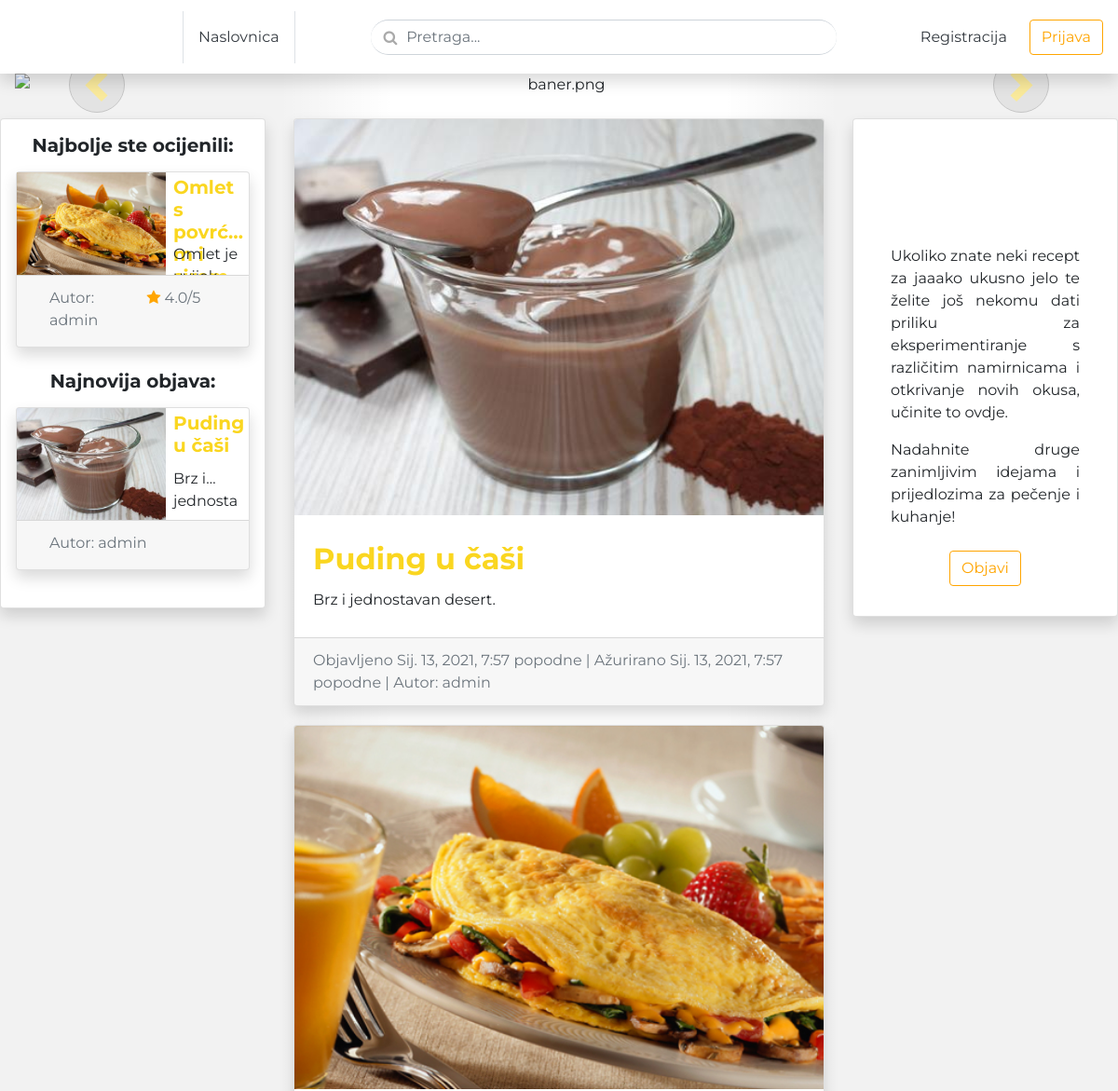
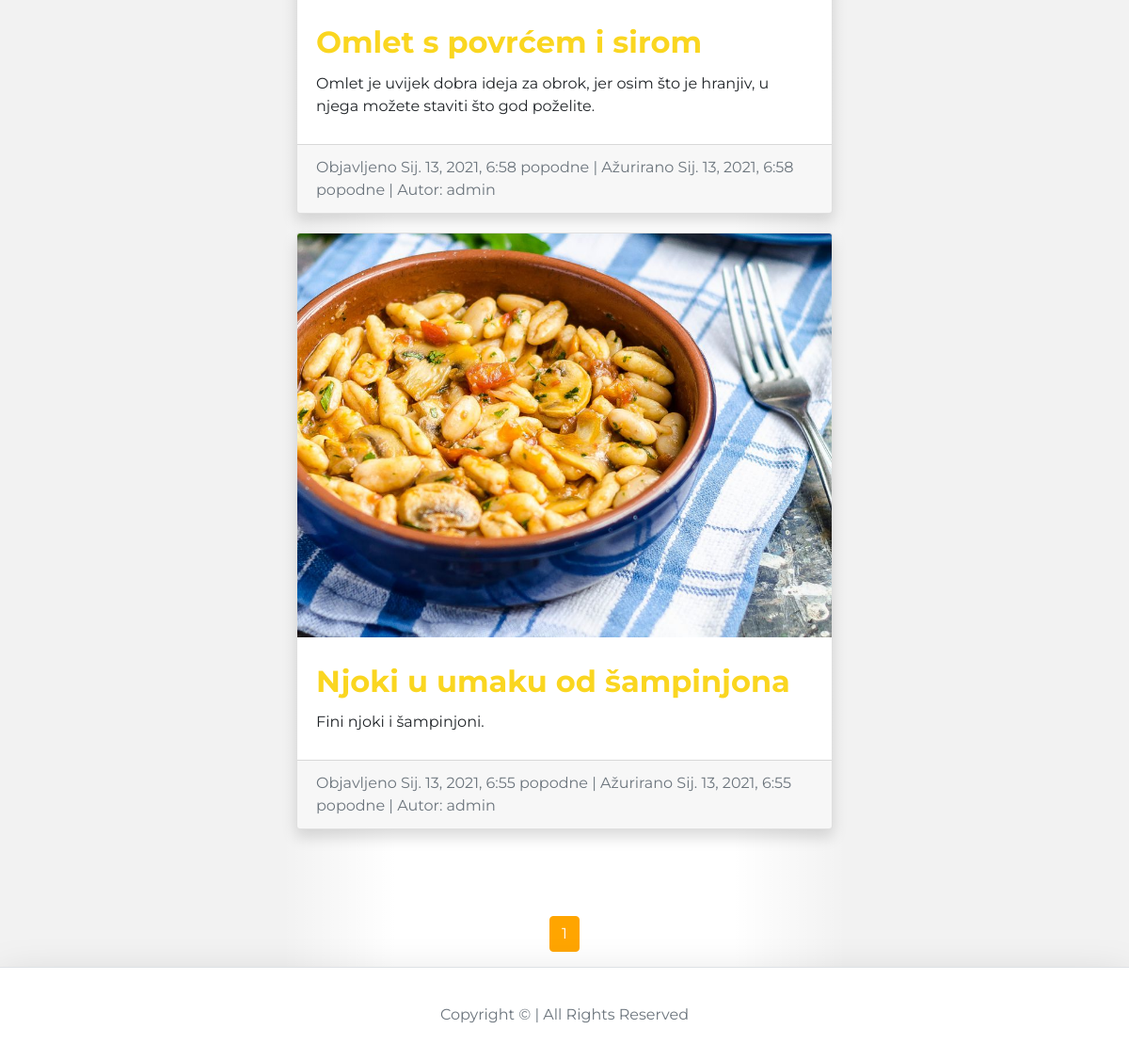
The page / on the database its author committed (2 pictures, top to bottom).
### blog/models.py (models this page shows, shortened)
class BlogPost(models.Model):
    title           = models.CharField(max_length=50, null=False, blank=False)
    body            = models.TextField(max_length=500, null=False, blank=False)
    image           = models.ImageField(upload_to=upload_location, null=False, blank=False)
    date_published  = models.DateTimeField(auto_now_add=True, verbose_name="date published")
    date_updated    = models.DateTimeField(auto_now=True, verbose_name="date updated")
    author          = models.ForeignKey(settings.AUTH_USER_MODEL, on_delete=models.CASCADE)
    category        = models.IntegerField(verbose_name="Kategorija", choices=CATEGORY_CHOICES, default=0)
    slug            = models.SlugField(blank=True, unique=True)
    time            = models.IntegerField(null=True, blank=True)
    calories        = models.IntegerField(null=True, blank=True)
    ingredient_0    = models.CharField(max_length=50, null=True, blank=True)
    ingredient_1    = models.CharField(max_length=50, null=True, blank=True)
    ingredient_2    = models.CharField(max_length=50, null=True, blank=True)
    ingredient_3    = models.CharField(max_length=50, null=True, blank=True)
    ingredient_4    = models.CharField(max_length=50, null=True, blank=True)
    ingredient_5    = models.CharField(max_length=50, null=True, blank=True)
    ingredient_6    = models.CharField(max_length=50, null=True, blank=True)
    ingredient_7    = models.CharField(max_length=50, null=True, blank=True)
    ingredient_8    = models.CharField(max_length=50, null=True, blank=True)
    ingredient_9    = models.CharField(max_length=50, null=True, blank=True)
    ingredient_10    = models.CharField(max_length=50, null=True, blank=True)
    ingredient_11    = models.CharField(max_length=50, null=True, blank=True)
    ingredient_12    = models.CharField(max_length=50, null=True, blank=True)
    ingredient_13    = models.CharField(max_length=50, null=True, blank=True)
    ingredient_14    = models.CharField(max_length=50, null=True, blank=True)
    ingredient_15    = models.CharField(max_length=50, null=True, blank=True)
    ingredient_16    = models.CharField(max_length=50, null=True, blank=True)
    ingredient_17    = models.CharField(max_length=50, null=True, blank=True)
    ingredient_18    = models.CharField(max_length=50, null=True, blank=True)
    ingredient_19    = models.CharField(max_length=50, null=True, blank=True)
    step_0    = models.CharField(max_length=500, null=True, blank=True)
    step_1    = models.CharField(max_length=500, null=True, blank=True)
    step_2    = models.CharField(max_length=500, null=True, blank=True)
    step_3    = models.CharField(max_length=500, null=True, blank=True)
    step_4    = models.CharField(max_length=500, null=True, blank=True)
    step_5    = models.CharField(max_length=500, null=True, blank=True)
    step_6    = models.CharField(max_length=500, null=True, blank=True)
    step_7    = models.CharField(max_length=500, null=True, blank=True)
    step_8    = models.CharField(max_length=500, null=True, blank=True)
    step_9    = models.CharField(max_length=500, null=True, blank=True)
    step_10    = models.CharField(max_length=500, null=True, blank=True)
    step_11    = models.CharField(max_length=500, null=True, blank=True)
    step_12    = models.CharField(max_length=500, null=True, blank=True)
    step_13    = models.CharField(max_length=500, null=True, blank=True)
    step_14    = models.CharField(max_length=500, null=True, blank=True)
    step_15    = models.CharField(max_length=500, null=True, blank=True)
    step_16    = models.CharField(max_length=500, null=True, blank=True)
    step_17    = models.CharField(max_length=500, null=True, blank=True)
    step_18    = models.CharField(max_length=500, null=True, blank=True)
    step_19    = models.CharField(max_length=500, null=True, blank=True)
    def get_average(self):
        ratings = Rating.objects.filter(post=self)
        average = ratings.aggregate(Avg("score"))["score__avg"]
        return average

### account/models.py (models this page shows, shortened)
class Account(AbstractBaseUser):
    username            = models.CharField(max_length=30, unique=True)
    email               = models.EmailField(verbose_name="E-mail", max_length=60, unique=True)
    gender              = models.IntegerField(verbose_name="Spol", choices=GENDER_CHOICES, default=2)
    date_of_birth       = models.DateField(verbose_name="Datum rođenja", auto_now=False, auto_now_add=False, default="2001-01-01")
    date_joined         = models.DateTimeField(verbose_name="Date joined", auto_now_add=True)
    last_login          = models.DateTimeField(verbose_name="Last login", auto_now=True)
    is_admin            = models.BooleanField(default=False)
    is_active           = models.BooleanField(default=True)
    is_staff            = models.BooleanField(default=False)
    is_superuser        = models.BooleanField(default=False)
    USERNAME_FIELD = 'username'
    REQUIRED_FIELDS = ['email']
    objects = MyAccountManager()
    def __str__(self):
        return self.username

### personal/views.py (the view)
# urls.py: path('', home_screen_view, name="home"),
def home_screen_view(request):
    context = {}
    query = ""
    if request.GET:
        query = request.GET.get('q', '')
        context['query'] = str(query)
    blog_posts = sorted(get_blog_queryset(query), key=attrgetter('date_updated'), reverse=True)
    blog_posts_recent = sorted(BlogPost.objects.all(), key=attrgetter('date_published'), reverse=True)[:1]
    top_rated=0
    top_rated_blog=None
    for blog in BlogPost.objects.all():
        if blog.get_average() and blog.get_average() > top_rated:
            top_rated_blog = blog
            top_rated=blog.get_average()
    page = request.GET.get('page', 1)
    blog_posts_paginator = Paginator(blog_posts, BLOG_POSTS_PER_PAGE)
    try:
        blog_posts = blog_posts_paginator.page(page)
    except PageNotAnInteger:
        blog_posts = blog_posts_paginator.page(BLOG_POSTS_PER_PAGE)
    except EmptyPage:
        blog_posts = blog_posts_paginator.page(blog_posts_paginator.num_pages)
    context['blog_posts'] = blog_posts
    context['blog_posts_recent'] = blog_posts_recent
    context['top_rated_blog'] = top_rated_blog
    return render(request, "personal/home.html", context)

### personal/templates/personal/home.html (shortened to what this page needs)
{% extends 'index.html' %}
{% load static %}
{% block content %}
<div class="pricing-header pb-md-4 px-3 pb-3 mx-auto text-center">
    <div id="demo" class="carousel slide" data-ride="carousel" data-interval="8000">
        <ul class="carousel-indicators">
        </ul>
        <div class="carousel-inner">
            <div class="carousel-item active">
                <img class="img-fluid mx-auto d-block" src="{% static 'baner.png' %}" alt="baner.png">
            </div>
        </div>
        <a class="carousel-control-prev" href="#demo" data-slide="prev">
            <span class="carousel-control-prev-icon"></span>
        </a>
        <a class="carousel-control-next" href="#demo" data-slide="next">
            <span class="carousel-control-next-icon"></span>
        </a>
    </div>
</div>
<div class="container-xl">
    <div class="row">
            <div class="left-column col-lg-3 d-lg-flex d-none flex-column">
                <div class="card shadow create-post-bar d-flex felx-column p-3 sticky-top sticky-offset">
                    <h5 class="card-title m-auto pb-3">Najbolje ste ocijenili:</h5>
                    {% if top_rated_blog %}
                            <div class="card shadow">
                            {% include 'blog/snippets/blog_post_snippet_toprated.html' with blog_post=top_rated_blog %}
                            </div>
                    {% else %}
                        <div class="blog-post-container">
                            {% include 'blog/snippets/blog_post_snippet_toprated.html' with query=query %}
                        </div>
                    {% endif %}
                    <br>
                    <h5 class="card-title m-auto pb-3">Najnovija objava:</h5>
                    {% if blog_posts_recent %}
                        {% for post in blog_posts_recent %}
                            <div class="card shadow">
                            {% include 'blog/snippets/blog_post_snippet_recent.html' with blog_post=post %}
                            </div>
                    {% endfor %}
                    {% else %}
                        <div class="blog-post-container">
                            {% include 'blog/snippets/blog_post_snippet_recent.html' with query=query %}
                        </div>
                    {% endif %}
                    <br>
                </div>
            </div>
        <div class="col-lg-6">
        {% if blog_posts %}
            {% for post in blog_posts %}
                    <div class="blog-post-container">
                        {% include 'blog/snippets/blog_post_snippet.html' with blog_post=post %}
                    </div>
            {% endfor %}
        {% else %}
            <div class="blog-post-container">
                {% include 'blog/snippets/blog_post_snippet.html' with query=query %}
            </div>
        {% endif %}
        <br><br><br>
        {% include 'blog/snippets/blog_post_pagination.html' with blog_posts=blog_posts %}
        </div>
        <div class="right-column col-lg-3 d-lg-flex d-none flex-column">
            <div class="card shadow create-post-bar d-flex felx-column p-3 sticky-top sticky-offset">
                <a href="{% url 'home' %}" class="pt-0 m-auto"><embed style="pointer-events: none;" src="{% static 'lonac.svg' %}" alt="lonac.svg" width="192px" height="80px"></a>
                <p class="m-auto pb-3 pl-4 pr-4 pt-2 card-text text-justify">Ukoliko znate neki recept za jaaako ukusno jelo te želite još nekomu dati priliku za eksperimentiranje s različitim namirnicama i otkrivanje novih okusa, učinite to ovdje.</p>
                <p class="m-auto pb-3 pl-4 pr-4 card-text text-justify">Nadahnite druge zanimljivim idejama i prijedlozima za pečenje i kuhanje!</p>
                <p class="m-auto pb-3 pt-2"><a class="btn btn-outline-primary" href="{% url 'blog:create' %}">Objavi</a>
            </div>
        </div>
    </div>
</div>
{% endblock content %}

### templates/index.html (shortened to what this page needs)
<!DOCTYPE html>
<html>
    <head>
        {% include 'snippets/header.html' %}
    </head>
    <body>
        <div class="main">
            {% block content %}
            {% endblock content %}
        </div>
    </body>
    <footer>
        {% include 'snippets/footer.html' %}
    </footer>
</html>

### templates/snippets/header.html (shortened to what this page needs)
<link rel="stylesheet" href="https://cdn.jsdelivr.net/npm/bootstrap@4.5.3/dist/css/bootstrap.min.css">
<link rel="stylesheet" href="https://cdnjs.cloudflare.com/ajax/libs/font-awesome/4.7.0/css/font-awesome.min.css">
{% load static %}
    <nav class="navbar navbar-expand-lg navbar-light bg-white shadow sticky-top">
        <a href="{% url 'home' %}" class=""><embed style="pointer-events: none;" src="{% static 'logo.svg' %}" alt="logo.svg" width="180px" height="56px"></a>
        <div class="collapse navbar-collapse" id="navbarSupportedContent">
            <ul class="navbar-nav">
                <li class="nav-item active">
                    <a class="px-3 py-3 text-dark border-left border-right nav-bar" href="{% url 'home' %}">Naslovnica</a>
                </li>
            </ul>
            <div class="m-lg-auto search-bar">
                <form method="get" action="{% url 'home' %}">
                    <div class="has-search">
                        <input type="text" class="form-control search-input" name="q" id="id_q" placeholder="Pretraga...">
                    </div>
                </form>
            </div>
            {% if request.user.is_authenticated %}
            <nav class="my-2 my-md-0 mr-3">
                <a class="text-dark" href="{% url 'account' %}">Korisnički račun</a>
            </nav>
            <a class="btn btn-outline-primary mr-3" href="{% url 'feedback:feedback' %}">Ocijeni Aplikaciju</a>
            <a class="btn btn-outline-primary" href="{% url 'logout' %}">Odjava</a>
            {% else %}
            <nav class="my-2 my-md-0 mr-3">
                <a class="p-2 text-dark" href="{% url 'register' %}">Registracija</a>
            </nav>
            <a class="btn btn-outline-primary" href="{% url 'login' %}">Prijava</a>
            {% endif %}
            </div>
    </nav>

### blog/templates/blog/snippets/blog_post_snippet_toprated.html (shortened to what this page needs)
{% if blog_post %}
		<div class="card-horizontal">
				<a href="{% url 'blog:detail' blog_post.slug %}">
					<img class="img-fluid img-fluid-extra" width="300px" src="{{blog_post.image.url}}">
				</a>
			<div class="card-body p-1 pl-2" style="
			overflow: hidden;
			display: -webkit-box;
			-webkit-line-clamp: 3;
			-webkit-box-orient: vertical;">
				<a href="{% url 'blog:detail' blog_post.slug %}">
					<h5 class="card-title">{{blog_post.title}}</h5>
				</a>
				<p class="card-text">{{blog_post.body}}<p>
			</div>
		</div>
		<div class="card-footer pb-0 text-muted">
			<div class="row m-auto">
				<p class="col">Autor: {{blog_post.author}}</p>
				<p class="col"><i class="fa fa-star checked"></i> {{blog_post.get_average}}/5</p>
			</div>
		</div>
{% endif %}

### blog/templates/blog/snippets/blog_post_snippet_recent.html (shortened to what this page needs)
{% if blog_post %}
		<div class="card-horizontal">
			<a href="{% url 'blog:detail' post.slug %}">
				<img class="img-fluid img-fluid-extra" width="300px" src="{{blog_post.image.url}}">
			</a>
		<div class="card-body p-1 pl-2" style="
		overflow: hidden;
		display: -webkit-box;
		-webkit-line-clamp: 3;
		-webkit-box-orient: vertical;">
			<a href="{% url 'blog:detail' post.slug %}">
				<h5 class="card-title">{{blog_post.title}}</h5>
			</a>
			<p class="card-text">{{blog_post.body}}<p>
		</div>
	</div>
	<div class="card-footer pb-0 text-muted">
		<div class="row m-auto">
			<p class="col">Autor: {{blog_post.author}}</p>
		</div>
	</div>
{% endif %}

### blog/templates/blog/snippets/blog_post_snippet.html (shortened to what this page needs)
{% if blog_post %}
<div class="container">
	<div class="row">
		<div class="card shadow m-auto">
			<a href="{% url 'blog:detail' post.slug %}">
				<img class="card-img-top" src="{{blog_post.image.url}}">
			</a>
			<div class="card-body mt-2 mb-2">
				<a href="{% url 'blog:detail' post.slug %}">
					<h2 class="card-title">{{blog_post.title}}</h2>
				</a>
				<p class="card-text">{{blog_post.body|truncatechars:180}}</p>
			</div>
			<div class="card-footer text-muted">
                Objavljeno {{blog_post.date_published}} | Ažurirano {{blog_post.date_updated}} | Autor: {{blog_post.author}}
			</div>
		</div>
	</div>
</div>
{% endif %}

### blog/templates/blog/snippets/blog_post_pagination.html (shortened to what this page needs)
<div class="d-flex flex-column m-auto pagination mt-5">
    <nav aria-label="Page navigation">
    <ul class="pagination pg-grey justify-content-center">
        {% for i in blog_posts.paginator.page_range %}
            {% if blog_posts.number == i %}
                <li class="page-item active"><a class="page-link">{{ i }}</a></li>
            {% else %}
                <li class="page-item" ><a class="page-link" href="?{% if query %}q={{query}}&{% endif %}page={{ i }}">{{ i }}</a></li>
            {% endif %}
        {% endfor %}
    </ul>
    </nav>
    </div>

### templates/snippets/footer.html (shortened to what this page needs)
<div class="d-flex flex-row align-items-center border-top footer bg-white shadow-lg">
    <p class="m-auto text-muted">Copyright <span>&#169;</span> | All Rights Reserved</p>
</div>

### rows shown on the page
BlogPost: image (picture), title "Omlet s povrćem…", body "Omlet…", author "admin", get_average "4.0", title "Omlet s povrćem i sirom", body "Omlet je uvijek dobra ideja za obrok, jer osim što je hranjiv, u njega možete staviti što god poželite.", date_published "Sij. 13, 2021, 6:58 popodne", date_updated "Sij. 13, 2021, 6:58 popodne"
BlogPost: image (picture), title "Puding u čaši", body "Brz…", author "admin", body "Brz i jednostavan desert.", date_published "Sij. 13, 2021, 7:57 popodne", date_updated "Sij. 13, 2021, 7:57 popodne"
BlogPost: image (picture), title "Njoki u umaku od šampinjona", body "Fini njoki i šampinjoni.", date_published "Sij. 13, 2021, 6:55 popodne", date_updated "Sij. 13, 2021, 6:55 popodne", author "admin"

### other values the page prints
{{ i }} "1"
